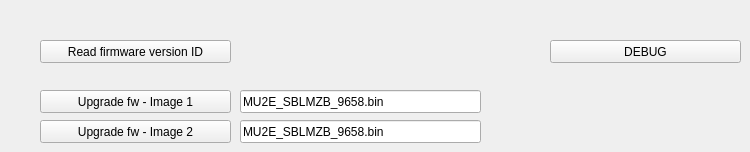
    <widget class="QWidget" name="tab_3">
     <attribute name="title">
      <string>I2C FW</string>
     </attribute>
     <widget class="QPushButton" name="btn_versionID">
      <property name="geometry">
       <rect>
        <x>40</x>
        <y>40</y>
        <width>191</width>
        <height>23</height>
       </rect>
      </property>
      <property name="text">
       <string>Read firmware version ID</string>
      </property>
     </widget>
     <widget class="QPushButton" name="btnDebug">
      <property name="geometry">
       <rect>
        <x>550</x>
        <y>40</y>
        <width>191</width>
        <height>23</height>
       </rect>
      </property>
      <property name="text">
       <string>DEBUG</string>
      </property>
     </widget>
     <widget class="QPushButton" name="btn_upgradeFW_1">
      <property name="geometry">
       <rect>
        <x>40</x>
        <y>90</y>
        <width>191</width>
        <height>23</height>
       </rect>
      </property>
      <property name="text">
       <string>Upgrade fw - Image 1</string>
      </property>
     </widget>
     <widget class="QLineEdit" name="txt_upgradeFW_1">
      <property name="geometry">
       <rect>
        <x>240</x>
        <y>90</y>
        <width>241</width>
        <height>23</height>
       </rect>
      </property>
      <property name="text">
       <string>MU2E_SBLMZB_9658.bin</string>
      </property>
     </widget>
     <widget class="QLineEdit" name="txt_upgradeFW_2">
      <property name="geometry">
       <rect>
        <x>240</x>
        <y>120</y>
        <width>241</width>
        <height>23</height>
       </rect>
      </property>
      <property name="text">
       <string>MU2E_SBLMZB_9658.bin</string>
      </property>
     </widget>
     <widget class="QPushButton" name="btn_upgradeFW_2">
      <property name="geometry">
       <rect>
        <x>40</x>
        <y>120</y>
        <width>191</width>
        <height>23</height>
       </rect>
      </property>
      <property name="text">
       <string>Upgrade fw - Image 2</string>
      </property>
     </widget>
    </widget>
